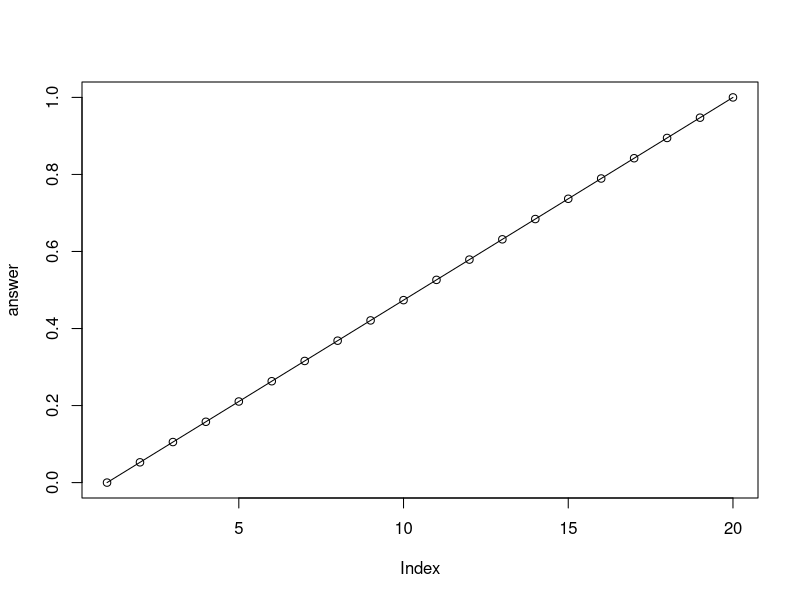
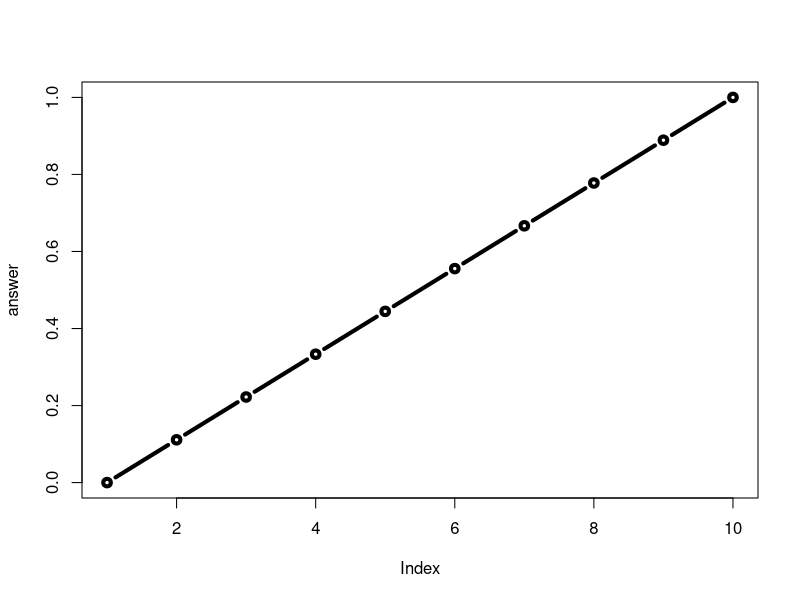

R code for these plots, in order:
map.colors3 <- function (x, low.high = range(x), palette= cm.colors(100)) {
  ## Description: map the values of the input vector 'x'
  ## to the input colors vector 'palette'
  
  # Determine percent values of the 'high.low' range
  percent <- ((x-low.high[1])/(low.high[2]-low.high[1]))
  # Find corresponding index position in the color 'palette'
  # note , catch for - percent values to 1 
  index <- round (length(palette-1)*percent) + 1
  return (palette[index])
}

# New Function
add <- function(x, y=1) {
  x + y
}

# NEW FUNCTION 
# changing na.rm to TRUE allows you to neglect the NA and use the function normally
rescale <- function(x, na.rm = TRUE) {
    rng <- range(x, na.rm = na.rm)
    answer <- (x - rng[1]) / (rng[2] - rng[1])
    plot(answer, type = "o")
}
rescale(1:20)

# lecture function
rescale <- function(x, na.rm=TRUE, plot=FALSE) {
  if(na.rm) {
    rng <-range(x, na.rm=TRUE)
  } else {
    rng <-range(x)
  }
  print("Hello")
  answer <- (x - rng[1]) / (rng[2] - rng[1])
  print("is it me you are looking for?")
  if(plot) {
    plot(answer, typ="b", lwd=4)
  }
  print("I can see it in ...")
  return(answer)
}
rescale(1:10, plot = TRUE)
